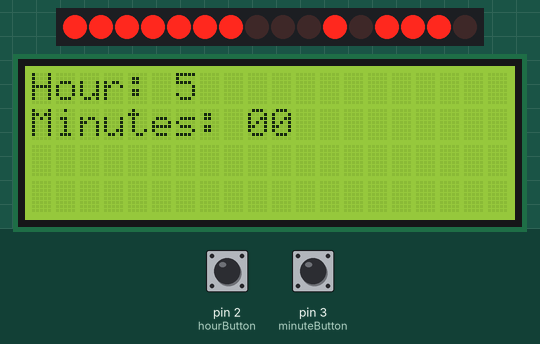
This sketch was run on a simulated Arduino Uno, built for the host (arithmetic inside an expression is 32-bit, double 64-bit). Shown: 16 shift-register outputs drawn as a row of LEDs (first output left, lit = HIGH), 20×4 character LCD. Wiring (inferred from the names in the program): 2 × shift register (74HC595): data pin 11; shift clock pin 12; latch pin 8. Wiring (inferred from the signals the program sends): row of LEDs: on Q0, Q1, Q2, Q3, Q4, Q5, Q6, Q7, Q8, Q9, Q10, Q11, Q12, Q13, Q14, Q15. Inputs (shaded band) come from the test bench; at power-on: pin 2 (hourButton) LOW, pin 3 (minuteButton) LOW. The local clock reads 2024-03-15 10:24:30 at power-on unless the sketch sets it; random numbers use the default seed unless the sketch sets one; what the sketch prints to the serial monitor is not drawn.

Above: at 1.2 s.
1.3 s: pin 2 (hourButton) pulled HIGH for 1 s
At 3.2 s:
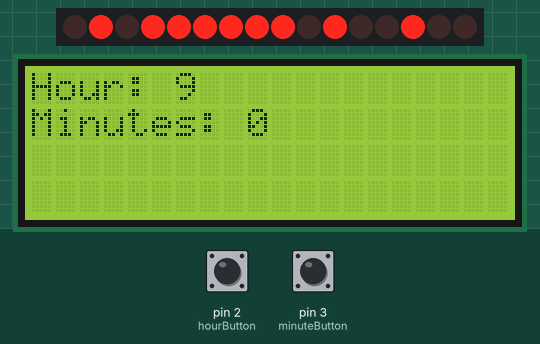
5.1 s: pin 2 (hourButton) pulled HIGH for 0.3 s
At 5.9 s:
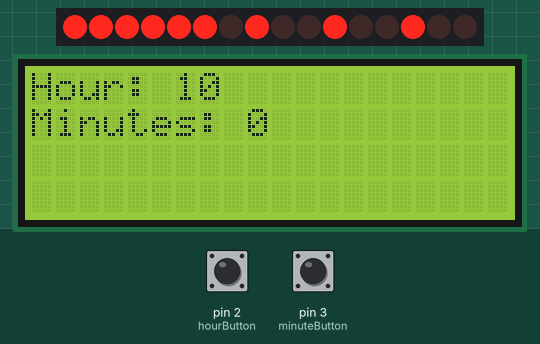
8.3 s: pin 3 (minuteButton) pulled HIGH for 3.2 s
At 12.38 s:
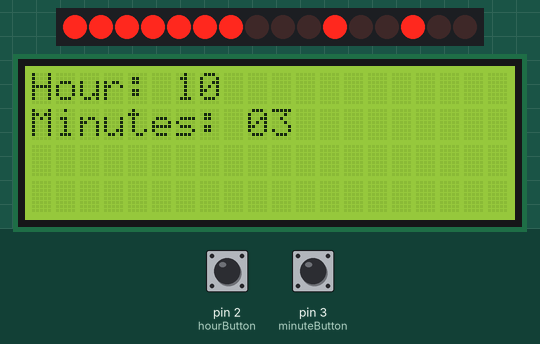
14.5 s: pin 2 (hourButton) pulled HIGH for 0.3 s
At 16.0 s:
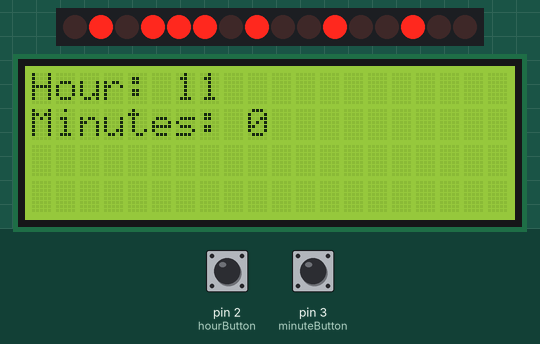
17.8 s: pin 2 (hourButton) pulled HIGH for 0.3 s
At 19.8 s:
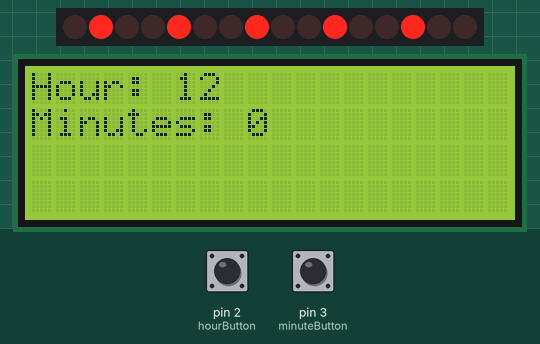
21.1 s: pin 2 (hourButton) pulled HIGH for 3.2 s
At 25.8 s:
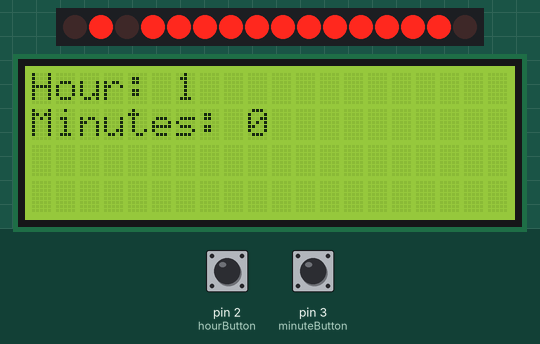
Timing chart, 0 to 39.7 s (numbered marks = the images above; inputs shaded):
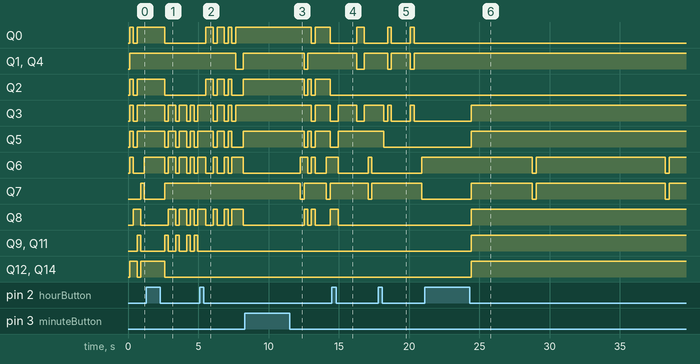

Measured:
- what the display in image 1 shows lasts 0.5 s, from 2.9 s to 3.4 s
- what the display in image 4 shows lasts 1.4 s, from 14.9 s to 16.3 s
- what the display in image 5 shows lasts 1.4 s, from 18.7 s to 20.1 s

The sketch:

Fibonnaci-Clock.ino
```cpp
#include <ArduinoSTL.h>
#include <Wire.h>
#include <LiquidCrystal_I2C.h>
#include <time.h>

LiquidCrystal_I2C lcd(0x27,20,4); //
using namespace std;

// connect to the ST_CP of 74HC595 (pin 3,latch pin)
int latchPin = 8;
// connect to the SH_CP of 74HC595 (pin 4, clock pin)
int clockPin = 12;
// connect to the DS of 74HC595 (pin 2)
int dataPin = 11;
const int hourButton = 2;
const int minuteButton = 3;
const int switchlcd = 9;


//Colors

const String GREEN = "001";
const String RED = "010";
const String BLUE = "100";
const String WHITE = "111";

int hour = 5;
int minute = 10;
int hourButtonState = 0;
int minuteButtonState = 0;
int timesWithoutChanges = 0;
std::vector<std::vector<int> > hourPosi;
std::vector<std::vector<int> > minutesPosi;
std::vector<int> hourCount;
std::vector<int> minuteCount;
int hora = 5;
int minutes = 10;
int Hpos = 0;
int Mpos=0;
vector<int> fibHour;
vector<int> fibMinute;
String binary;


int string_to_int(String binary){

  int total = 0;
  for (int i=0; i<binary.length(); i++){
    total *= 2;
    if (binary.charAt(i) == '1') total++;
  }
  return total;
}

String createString( vector<int> fibHour,vector<int> fibMinute){
  String result= "";
  vector<int>::iterator startH = fibHour.begin();
  vector<int>::iterator startM = fibMinute.begin();
  int fibArray[] ={1,1,2,3,5};
  bool setHour =false;
  bool setMinute= false;
  for (int i=0;i<5;i++){
    if (startH!= fibHour.end() && fibArray[i]==*startH){
      setHour =true;
      startH++;
      }
    if (startM!= fibMinute.end() && fibArray[i]==*startM){
      setMinute =true;
      startM++;
      }

    if (setHour && !setMinute){
      result=result+RED;
      }
    if (!setHour && setMinute){
      result=result+GREEN;
      }
    if (setHour && setMinute){
      result=result+BLUE;
      }
    if (!setHour && !setMinute){
      result=result+WHITE;
      }
    setHour=false;
    setMinute=false;
  }
  return result;


}


int fibonnaci(int* legth, int* ant, int* sig, int* count) {
  *ant += *sig;
  (*count)++;
  if ((*count) < *legth)
    return fibonnaci(legth, sig, ant, count);
  return (*sig);


}

int fibPos(int legth) {
  int ant = 0, sig = 1, count = 0;
  return fibonnaci(&legth, &ant, &sig, &count);
}
int sum(std::vector<int> *element) {
  int acu = 0;

  for (std::vector<int>::iterator it = element->begin(); it != element->end(); ++it) {
    acu += (*it);
  }
  return acu;

}
void posibilities(std::vector<std::vector<int> > *posibles, std::vector<int> *v, int* valor, int pos) {
  int sum_of_elems = sum(v);
  int x = pos + 1;
  if (sum_of_elems < *valor) {
    while (x <= 5) {
      if (sum_of_elems + fibPos(x) <= (*valor)) {
        (*v).push_back(fibPos(x));
        posibilities(posibles, v, valor, x);
        (*v).pop_back();
      }
      x++;
    }

  } else {
    if (sum_of_elems == *valor) {
      std::vector<int> nuevo = (*v);
      (*posibles).push_back(nuevo);

    }
  }
}
void show(std::vector<std::vector<int> > *posibles) {
  for (std::vector<std::vector<int> >::iterator it = posibles->begin(); it != posibles->end(); ++it) {
    std::cout << "[";
    for (std::vector<int>::iterator it2 = it->begin(); it2 != it->end(); ++it2) {
      std::cout << ", " << (*it2);
    }
    std::cout << "], " ;

  }
  std::cout << '\n';

}
void showElection(std::vector<int> *election,String text){
  std::cout<< '\n';
  Serial.print(text);
  std::cout<< '\n';

  for (std::vector<int>::iterator it2 = election->begin(); it2 != election->end(); ++it2) {
      std::cout << ", " << (*it2);
    }
  std::cout << '\n';

  }


void showTime(int hour, int minute) {
  lcd.setCursor(0, 0);
  // Escribimos el número de segundos trascurridos
  lcd.print("Hour: ");
  lcd.print(hour);
  lcd.setCursor(0, 1);
  lcd.print("Minutes: ");
  lcd.print(minute);
}


// display a number on the digital segment display
void sevenSegWrite( String binary) {
  // set the latchPin to low potential, before sending data

  String sub1= binary.substring(0,8);
  String sub2 = binary.substring(8);
  Serial.println(binary);
  Serial.println(sub1+sub2);
  Serial.println(sub1);
  Serial.println(sub2);
  digitalWrite(latchPin, LOW);

  shiftOut(dataPin, clockPin, LSBFIRST, string_to_int(sub2+"0"));
  shiftOut(dataPin, clockPin, LSBFIRST, string_to_int(sub1));
  // set the latchPin to high potential, after sending data
  digitalWrite(latchPin, HIGH);
}

void setup() {
  srand (time(NULL));

  Serial.begin(9600);
  Serial.print(String( uint8_t("0110011")));
  //Serial.print(B11111100);
  // Set latchPin, clockPin, dataPin as output
  pinMode(latchPin, OUTPUT);
  pinMode(clockPin, OUTPUT);
  pinMode(dataPin, OUTPUT);
  pinMode(switchlcd, OUTPUT);
  pinMode(hourButton, INPUT);
  pinMode(minuteButton, INPUT);
  //sevenSegWrite();
  std::vector<std::vector<int> > hourPosi;
  std::vector<std::vector<int> > minutesPosi;
  std::vector<int> hourCount;
  std::vector<int> minuteCount;
  int hora = 5;
  int minutes = 10;
  int Hpos = 0;
  int Mpos=0;
  vector<int> fibHour;
  vector<int> fibMinute;
  String binary;

  minutes=10/5;
  /*posibilities(&hourPosi, &hourCount, &hora, Hpos);
  posibilities(&minutesPosi, &minuteCount, &minutes, Mpos);
  int numberH =rand()%(hourPosi.size());
  int numberM =rand()%(minutesPosi.size());
  Serial.println("Number H:"+String(numberH));
  Serial.println("Number M:"+String(numberM));
  fibHour=hourPosi[numberH];
  fibMinute= minutesPosi[numberM];
  showElection(&fibHour,"Hours:");
  showElection(&fibMinute,"Minutes:");
  binary=createString(fibHour,fibMinute);
  sevenSegWrite(binary);
  Serial.println("Resultado "+ binary);
  Serial.println(String(string_to_int(binary)));
  show(&hourPosi);
  show(&minutesPosi);*/

  digitalWrite(switchlcd, HIGH);
  lcd.init();

  //Encender la luz de fondo.
  lcd.backlight();
  //Serial.println("Mostrando Hora");
  //lcd.setCursor(0, 0);
  //lcd.print("Hour: ");
  // Escribimos el Mensaje en el LCD.

}

void loop() {

  // put your main code here, to run repeatedly:
  hourButtonState = digitalRead(hourButton);
  minuteButtonState = digitalRead(minuteButton);
  int timedelay = 300;

  while (hourButtonState == HIGH || minuteButtonState == HIGH ) {
    if (timesWithoutChanges > 20) {
      digitalWrite(switchlcd, HIGH);
      lcd.init();
      lcd.backlight();
      timesWithoutChanges = 0;
      break;
    }
    if (hourButtonState == HIGH) {
      if (hour < 23) {
        hour = hour + 1;
      } else {
        hour = 0;
      }
    }
    if (minuteButtonState == HIGH) {
      if (minute < 59) {
        minute = minute + 1;
      } else {
        minute = 0;
      }
    }

    lcd.clear();
    showTime(hour, minute);
    if (timedelay > 100) {
      timedelay = timedelay - 10;
    }
    delay(timedelay);
    hourButtonState = digitalRead(hourButton);
    minuteButtonState = digitalRead(minuteButton);
    timesWithoutChanges = 0;
  }
  timesWithoutChanges = timesWithoutChanges + 1;
  if (timesWithoutChanges > 20) {
    digitalWrite(switchlcd, LOW);
  }
  showTime(hour, minute);
  hourPosi.clear();
  hourCount.clear();
  hourCount.clear();
  minuteCount.clear();
  Hpos=0;
  Mpos=0;

  minute=minute/5;
  posibilities(&hourPosi, &hourCount, &hour, Hpos);
  posibilities(&minutesPosi, &minuteCount, &minute, Mpos);
  int numberH =rand()%(hourPosi.size());
  int numberM =rand()%(minutesPosi.size());
  Serial.println("Number H:"+String(numberH));
  Serial.println("Number M:"+String(numberM));
  fibHour=hourPosi.size()>0 ? hourPosi[numberH]: vector<int>(1,0);
  fibMinute= minutesPosi.size()>0 ? minutesPosi[numberM]: vector<int>(1,0);
  showElection(&fibHour,"Hours:");
  showElection(&fibMinute,"Minutes:");
  binary=createString(fibHour,fibMinute);
  sevenSegWrite(binary);


  digitalWrite(latchPin, HIGH);


  delay(200);
}
```
